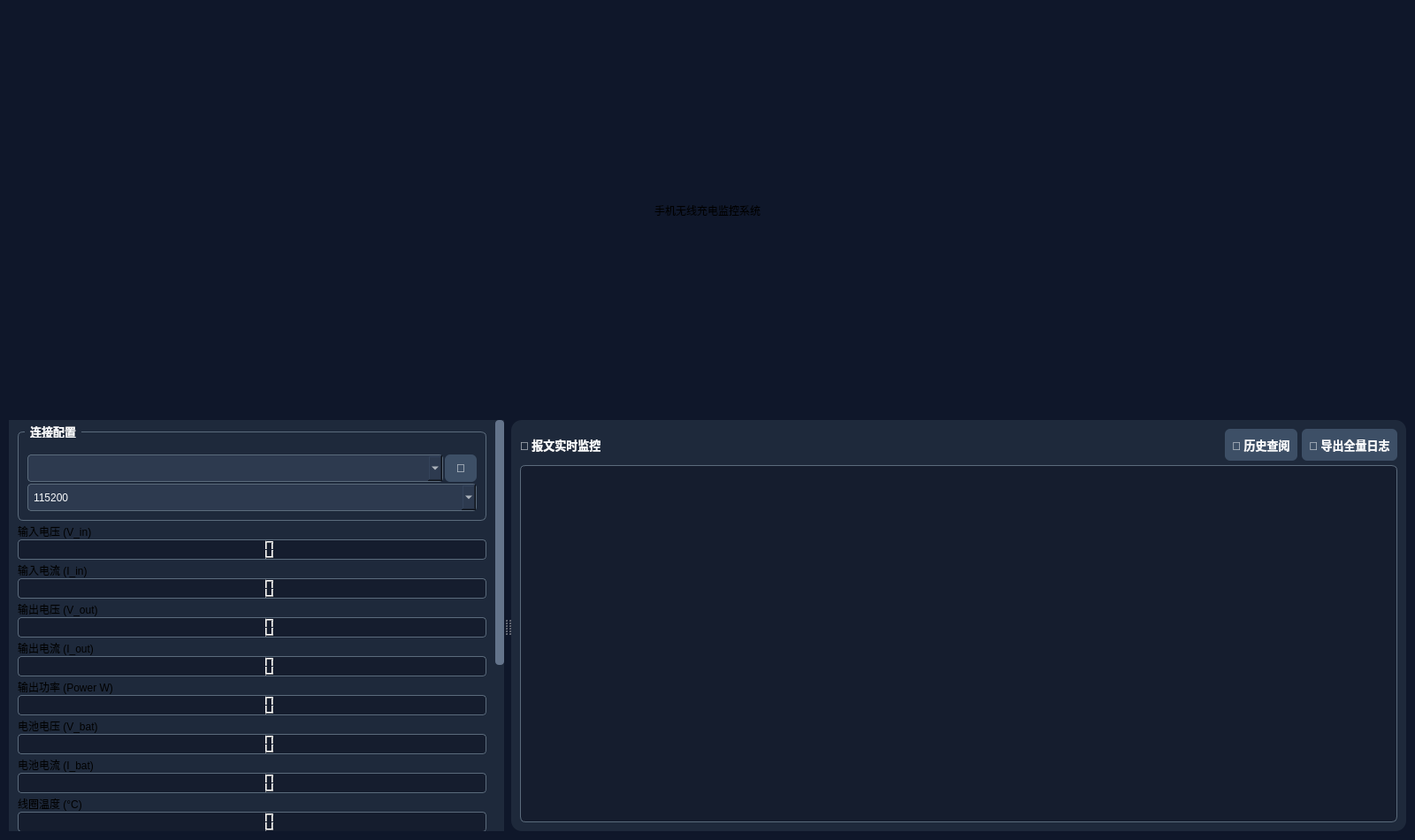
<?xml version="1.0" encoding="UTF-8"?>
<ui version="4.0">
 <class>MonitorWindow</class>
 <widget class="QMainWindow" name="MonitorWindow">
  <property name="geometry">
   <rect><x>0</x><y>0</y><width>1600</width><height>950</height></rect>
  </property>
  <property name="windowTitle"><string>手机无线充电监控系统</string></property>
  <property name="styleSheet"><string>QMainWindow, QWidget#centralwidget {
    background-color: #0F172A;
    color: #F8FAFC;
    font-family: 'Microsoft YaHei', 'Segoe UI', sans-serif;
}
QLabel#main_title {
    font-size: 13pt;
    font-weight: bold;
    color: #F8FAFC;
    padding: 4px 2px;
    background-color: #111D2B;
    border-radius: 4px;
}
QGroupBox {
    font-weight: bold;
    color: #F8FAFC;
    background-color: #1E293B;
    border: 1px solid #5B6B7C;
    border-radius: 6px;
    margin-top: 8px;
    padding: 10px 5px 5px 5px;
    font-size: 10pt;
}
QGroupBox::title {
    subcontrol-origin: margin;
    left: 8px;
    padding: 0 4px;
    color: #F8FAFC;
}
QFrame#side_panel, QFrame#log_panel, QFrame#chart_panel {
    background-color: #1E293B;
    border-radius: 12px;
}
QWidget#side_content {
    background-color: #1E293B;
    color: #F8FAFC;
}
QScrollArea#side_scroll {
    background-color: #1E293B;
    border: none;
}
QScrollBar:vertical {
    background: #1E293B;
    width: 10px;
    margin: 0;
}
QScrollBar::handle:vertical {
    background: #64748B;
    min-height: 24px;
    border-radius: 4px;
}
QScrollBar::add-line:vertical, QScrollBar::sub-line:vertical {
    height: 0;
}
QLabel#data_label {
    color: #E2E8F0;
    font-size: 9pt;
    font-weight: 600;
}
QLCDNumber {
    background-color: #151D2E;
    color: #FDE047;
    border: 1px solid #5B6B7C;
    border-radius: 4px;
}
QComboBox {
    background-color: #2D3A4F;
    border: 1px solid #5B6B7C;
    border-radius: 4px;
    color: #F8FAFC;
    padding: 2px 6px;
    min-height: 25px;
    font-size: 9pt;
}
QComboBox QAbstractItemView {
    background-color: #2D3A4F;
    color: #F8FAFC;
    selection-background-color: #0EA5E9;
    selection-color: #FFFFFF;
}
QPushButton {
    font-family: 'Microsoft YaHei', 'Segoe UI', sans-serif;
    font-weight: bold;
    border-radius: 6px;
    padding: 8px;
    color: #F8FAFC;
    border: none;
    font-size: 10pt;
    background-color: #3D4F66;
}
QPushButton#btn_start {
    background-color: #0EA5E9;
    color: #FFFFFF;
}
QPushButton#btn_stop {
    background-color: #52657A;
    color: #FFFFFF;
}
QPushButton#btn_stop:disabled {
    background-color: #334155;
    color: #B8C5D3;
}
QPushButton#btn_export {
    background-color: #151D2E;
    border: 1px solid #0EA5E9;
    color: #7DD3FC;
}
QPushButton#btn_report {
    background-color: #151D2E;
    border: 1px solid #38BDF8;
    color: #BAE6FD;
}
QPushButton#btn_log_tool {
    background-color: #3D4F66;
    border: 1px solid #5B6B7C;
    border-radius: 4px;
    padding: 4px 8px;
    font-size: 8pt;
    color: #E2E8F0;
    min-height: 20px;
}
QPushButton#btn_log_tool:hover {
    background-color: #52657A;
    color: #FFFFFF;
}
QPushButton:hover {
    background-color: #52657A;
}
QPushButton#btn_start:hover {
    background-color: #0284C7;
}
QPlainTextEdit {
    background-color: #151D2E;
    color: #DCE8F5;
    border: 1px solid #5B6B7C;
    border-radius: 6px;
    font-family: Consolas, 'Courier New', monospace;
    font-size: 9pt;
    padding: 5px;
}
QToolTip {
    color: #F8FAFC;
    background-color: #1E293B;
    border: 1px solid #0EA5E9;
    border-radius: 6px;
    padding: 10px;
    font-family: 'Microsoft YaHei', 'Segoe UI', sans-serif;
    font-size: 10pt;
}</string></property>
  <widget class="QWidget" name="centralwidget">
   <layout class="QVBoxLayout" name="root_layout">
    <property name="leftMargin"><number>10</number></property>
    <property name="topMargin"><number>5</number></property>
    <property name="rightMargin"><number>10</number></property>
    <property name="bottomMargin"><number>10</number></property>
    <property name="spacing"><number>5</number></property>
    <item>
     <widget class="QLabel" name="lbl_main_title">
      <property name="text"><string>手机无线充电监控系统</string></property>
      <property name="alignment"><set>Qt::AlignCenter</set></property>
     </widget>
    </item>
    <item>
     <widget class="QSplitter" name="splitter">
      <property name="orientation"><enum>Qt::Horizontal</enum></property>
      <widget class="QFrame" name="side_panel">
       <property name="minimumSize"><size><width>220</width><height>0</height></size></property>
       <layout class="QVBoxLayout" name="side_panel_outer">
        <property name="leftMargin"><number>0</number></property>
        <property name="topMargin"><number>0</number></property>
        <property name="rightMargin"><number>0</number></property>
        <property name="bottomMargin"><number>0</number></property>
        <item>
         <widget class="QScrollArea" name="side_scroll">
          <property name="widgetResizable"><bool>true</bool></property>
          <property name="frameShape"><enum>QFrame::NoFrame</enum></property>
          <property name="horizontalScrollBarPolicy"><enum>Qt::ScrollBarAlwaysOff</enum></property>
          <widget class="QWidget" name="side_content">
           <layout class="QVBoxLayout" name="side_layout">
            <property name="leftMargin"><number>10</number></property>
            <property name="topMargin"><number>5</number></property>
            <property name="rightMargin"><number>10</number></property>
            <property name="bottomMargin"><number>10</number></property>
            <property name="spacing"><number>3</number></property>
            <item>
             <widget class="QGroupBox" name="group_config">
              <property name="title"><string>连接配置</string></property>
              <layout class="QVBoxLayout" name="config_vbox">
               <property name="leftMargin"><number>5</number></property>
               <property name="topMargin"><number>15</number></property>
               <property name="rightMargin"><number>5</number></property>
               <property name="bottomMargin"><number>5</number></property>
               <property name="spacing"><number>2</number></property>
               <item>
                <layout class="QHBoxLayout" name="port_hbox">
                 <item><widget class="QComboBox" name="cb_port"/></item>
                 <item>
                  <widget class="QPushButton" name="btn_refresh_ports">
                   <property name="text"><string>🔄</string></property>
                   <property name="toolTip"><string>刷新串口列表</string></property>
                   <property name="minimumSize"><size><width>36</width><height>0</height></size></property>
                   <property name="maximumSize"><size><width>36</width><height>16777215</height></size></property>
                  </widget>
                 </item>
                </layout>
               </item>
               <item><widget class="QComboBox" name="cb_baudrate">
                <item><property name="text"><string>115200</string></property></item>
                <item><property name="text"><string>921600</string></property></item>
                <item><property name="text"><string>2000000</string></property></item>
               </widget></item>
              </layout>
             </widget>
            </item>
            <item>
             <layout class="QVBoxLayout" name="layout_lcd_v_in">
              <property name="spacing"><number>0</number></property>
              <item>
               <widget class="QLabel" name="lbl_lcd_v_in">
                <property name="text"><string>输入电压 (V_in)</string></property>
               </widget>
              </item>
              <item>
               <widget class="QLCDNumber" name="lcd_v_in">
                <property name="minimumHeight"><number>30</number></property>
                <property name="maximumHeight"><number>34</number></property>
                <property name="styleSheet"><string>background-color: #151D2E; color: #FDE047; border: 1px solid #5B6B7C; border-radius: 4px;</string></property>
               </widget>
              </item>
             </layout>
            </item>
            <item>
             <layout class="QVBoxLayout" name="layout_lcd_i_in">
              <property name="spacing"><number>0</number></property>
              <item>
               <widget class="QLabel" name="lbl_lcd_i_in">
                <property name="text"><string>输入电流 (I_in)</string></property>
               </widget>
              </item>
              <item>
               <widget class="QLCDNumber" name="lcd_i_in">
                <property name="minimumHeight"><number>30</number></property>
                <property name="maximumHeight"><number>34</number></property>
                <property name="styleSheet"><string>background-color: #151D2E; color: #4ADE80; border: 1px solid #5B6B7C; border-radius: 4px;</string></property>
               </widget>
              </item>
             </layout>
            </item>
            <item>
             <layout class="QVBoxLayout" name="layout_lcd_v_out">
              <property name="spacing"><number>0</number></property>
              <item>
               <widget class="QLabel" name="lbl_lcd_v_out">
                <property name="text"><string>输出电压 (V_out)</string></property>
               </widget>
              </item>
              <item>
               <widget class="QLCDNumber" name="lcd_v_out">
                <property name="minimumHeight"><number>30</number></property>
                <property name="maximumHeight"><number>34</number></property>
                <property name="styleSheet"><string>background-color: #151D2E; color: #FDE047; border: 1px solid #5B6B7C; border-radius: 4px;</string></property>
               </widget>
              </item>
             </layout>
            </item>
            <item>
             <layout class="QVBoxLayout" name="layout_lcd_i_out">
              <property name="spacing"><number>0</number></property>
              <item>
               <widget class="QLabel" name="lbl_lcd_i_out">
                <property name="text"><string>输出电流 (I_out)</string></property>
               </widget>
              </item>
              <item>
               <widget class="QLCDNumber" name="lcd_i_out">
                <property name="minimumHeight"><number>30</number></property>
                <property name="maximumHeight"><number>34</number></property>
                <property name="styleSheet"><string>background-color: #151D2E; color: #4ADE80; border: 1px solid #5B6B7C; border-radius: 4px;</string></property>
               </widget>
              </item>
             </layout>
            </item>
            <item>
             <layout class="QVBoxLayout" name="layout_lcd_power">
              <property name="spacing"><number>0</number></property>
              <item>
               <widget class="QLabel" name="lbl_lcd_power">
                <property name="text"><string>输出功率 (Power W)</string></property>
               </widget>
              </item>
              <item>
               <widget class="QLCDNumber" name="lcd_power">
                <property name="minimumHeight"><number>30</number></property>
                <property name="maximumHeight"><number>34</number></property>
                <property name="styleSheet"><string>background-color: #151D2E; color: #C084FC; border: 1px solid #5B6B7C; border-radius: 4px;</string></property>
               </widget>
              </item>
             </layout>
            </item>
            <item>
             <layout class="QVBoxLayout" name="layout_lcd_v_bat">
              <property name="spacing"><number>0</number></property>
              <item>
               <widget class="QLabel" name="lbl_lcd_v_bat">
                <property name="text"><string>电池电压 (V_bat)</string></property>
               </widget>
              </item>
              <item>
               <widget class="QLCDNumber" name="lcd_v_bat">
                <property name="minimumHeight"><number>30</number></property>
                <property name="maximumHeight"><number>34</number></property>
                <property name="styleSheet"><string>background-color: #151D2E; color: #FDE047; border: 1px solid #5B6B7C; border-radius: 4px;</string></property>
               </widget>
              </item>
             </layout>
            </item>
            <item>
             <layout class="QVBoxLayout" name="layout_lcd_i_bat">
              <property name="spacing"><number>0</number></property>
              <item>
               <widget class="QLabel" name="lbl_lcd_i_bat">
                <property name="text"><string>电池电流 (I_bat)</string></property>
               </widget>
              </item>
              <item>
               <widget class="QLCDNumber" name="lcd_i_bat">
                <property name="minimumHeight"><number>30</number></property>
                <property name="maximumHeight"><number>34</number></property>
                <property name="styleSheet"><string>background-color: #151D2E; color: #4ADE80; border: 1px solid #5B6B7C; border-radius: 4px;</string></property>
               </widget>
              </item>
             </layout>
            </item>
            <item>
             <layout class="QVBoxLayout" name="layout_lcd_temp">
              <property name="spacing"><number>0</number></property>
              <item>
               <widget class="QLabel" name="lbl_lcd_temp">
                <property name="text"><string>线圈温度 (°C)</string></property>
               </widget>
              </item>
              <item>
               <widget class="QLCDNumber" name="lcd_temp">
                <property name="minimumHeight"><number>30</number></property>
                <property name="maximumHeight"><number>34</number></property>
                <property name="styleSheet"><string>background-color: #151D2E; color: #FB923C; border: 1px solid #5B6B7C; border-radius: 4px;</string></property>
               </widget>
              </item>
             </layout>
            </item>
            <item>
             <layout class="QVBoxLayout" name="layout_lcd_battery">
              <property name="spacing"><number>0</number></property>
              <item>
               <widget class="QLabel" name="lbl_lcd_battery">
                <property name="text"><string>当前电量 (%)</string></property>
               </widget>
              </item>
              <item>
               <widget class="QLCDNumber" name="lcd_battery">
                <property name="minimumHeight"><number>30</number></property>
                <property name="maximumHeight"><number>34</number></property>
                <property name="styleSheet"><string>background-color: #151D2E; color: #34D399; border: 1px solid #5B6B7C; border-radius: 4px;</string></property>
               </widget>
              </item>
             </layout>
            </item>

            <item>
             <widget class="QLabel" name="lbl_charge_state">
              <property name="text"><string>⚡ 充电状态: 等待接入...</string></property>
              <property name="alignment"><set>Qt::AlignCenter</set></property>
              <property name="wordWrap"><bool>true</bool></property>
              <property name="styleSheet"><string>background-color: #151D2E; color: #E2E8F0; border: 1px dashed #5B6B7C; border-radius: 6px; padding: 8px; font-size: 11pt; font-weight: bold; margin-bottom: 5px;</string></property>
             </widget>
            </item>
            <item>
             <layout class="QVBoxLayout" name="btn_box">
              <property name="spacing"><number>5</number></property>
              <item><widget class="QPushButton" name="btn_start"><property name="text"><string>▶ 开始</string></property></widget></item>
              <item><widget class="QPushButton" name="btn_stop"><property name="text"><string>⏹ 停止</string></property><property name="enabled"><bool>false</bool></property></widget></item>
              <item><widget class="QPushButton" name="btn_export"><property name="text"><string>💾 导出 CSV</string></property></widget></item>
              <item><widget class="QPushButton" name="btn_report"><property name="text"><string>📄 导出 PDF 报告</string></property></widget></item>
             </layout>
            </item>
            <item><spacer name="side_spacer"><property name="orientation"><enum>Qt::Vertical</enum></property><property name="sizeHint"><size><width>20</width><height>40</height></size></property></spacer></item>
           </layout>
          </widget>
         </widget>
        </item>
       </layout>
      </widget>
      <widget class="QFrame" name="chart_panel">
       <layout class="QVBoxLayout" name="chart_layout">
        <property name="leftMargin"><number>0</number></property>
        <property name="topMargin"><number>0</number></property>
        <property name="rightMargin"><number>0</number></property>
        <property name="bottomMargin"><number>0</number></property>
        <item>
         <widget class="QWidget" name="chart_container">
          <property name="toolTip"><string>PyQtGraph 图表（程序运行时注入）</string></property>
         </widget>
        </item>
       </layout>
      </widget>
      <widget class="QFrame" name="log_panel">
       <property name="minimumSize"><size><width>320</width><height>0</height></size></property>
       <layout class="QVBoxLayout" name="log_layout">
        <property name="leftMargin"><number>10</number></property>
        <property name="topMargin"><number>10</number></property>
        <property name="rightMargin"><number>10</number></property>
        <property name="bottomMargin"><number>10</number></property>
        <property name="spacing"><number>5</number></property>
        <item>
         <layout class="QHBoxLayout" name="log_header_lay">
          <item><widget class="QLabel" name="lbl_log_title"><property name="text"><string>📡 报文实时监控</string></property><property name="styleSheet"><string>color: #F8FAFC; font-weight: bold; font-size: 10pt;</string></property></widget></item>
          <item><spacer name="log_header_spacer"><property name="orientation"><enum>Qt::Horizontal</enum></property><property name="sizeHint"><size><width>40</width><height>20</height></size></property></spacer></item>
          <item><widget class="QPushButton" name="btn_rollback"><property name="text"><string>🔄 历史查阅</string></property></widget></item>
          <item><widget class="QPushButton" name="btn_export_log"><property name="text"><string>💾 导出全量日志</string></property></widget></item>
         </layout>
        </item>
        <item>
         <widget class="QPlainTextEdit" name="text_log">
          <property name="readOnly"><bool>true</bool></property>
         </widget>
        </item>
       </layout>
      </widget>
     </widget>
    </item>
   </layout>
  </widget>
 </widget>
 <resources/>
 <connections/>
</ui>
